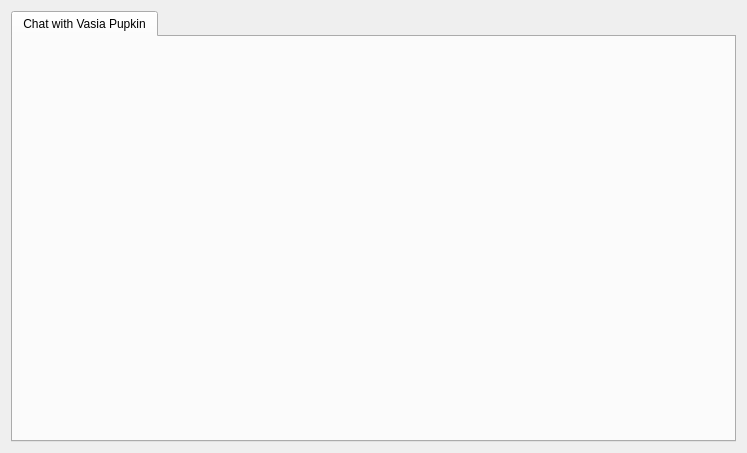
<?xml version="1.0" encoding="UTF-8"?>
<ui version="4.0">
 <class>Form</class>
 <widget class="QWidget" name="Form">
  <property name="geometry">
   <rect>
    <x>0</x>
    <y>0</y>
    <width>747</width>
    <height>453</height>
   </rect>
  </property>
  <property name="windowTitle">
   <string>Chat</string>
  </property>
  <layout class="QHBoxLayout" name="horizontalLayout">
   <item>
    <widget class="QTabWidget" name="tabWidget">
     <property name="currentIndex">
      <number>0</number>
     </property>
     <widget class="QWidget" name="tab">
      <attribute name="title">
       <string>Chat with Vasia Pupkin</string>
      </attribute>
      <layout class="QHBoxLayout" name="horizontalLayout_2"/>
     </widget>
    </widget>
   </item>
  </layout>
 </widget>
 <resources/>
 <connections/>
</ui>
